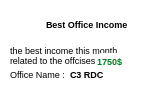
        <widget class="QWidget" name="chargeStatOffice_2" native="true">
         <property name="geometry">
          <rect>
           <x>70</x>
           <y>10</y>
           <width>141</width>
           <height>90</height>
          </rect>
         </property>
         <property name="styleSheet">
          <string notr="true">background-color:white;
border-radius:5px;</string>
         </property>
         <widget class="QLabel" name="label_29">
          <property name="geometry">
           <rect>
            <x>8</x>
            <y>6</y>
            <width>31</width>
            <height>31</height>
           </rect>
          </property>
          <property name="text">
           <string/>
          </property>
          <property name="pixmap">
           <pixmap resource="res.qrc">:/img/img/progress_icone.png</pixmap>
          </property>
         </widget>
         <widget class="QLabel" name="label_30">
          <property name="geometry">
           <rect>
            <x>46</x>
            <y>16</y>
            <width>101</width>
            <height>16</height>
           </rect>
          </property>
          <property name="font">
           <font>
            <pointsize>7</pointsize>
            <weight>75</weight>
            <bold>true</bold>
           </font>
          </property>
          <property name="styleSheet">
           <string notr="true">font-weight:bold;</string>
          </property>
          <property name="text">
           <string>Best Office Income</string>
          </property>
         </widget>
         <widget class="QLabel" name="label_59">
          <property name="geometry">
           <rect>
            <x>10</x>
            <y>45</y>
            <width>121</width>
            <height>21</height>
           </rect>
          </property>
          <property name="font">
           <font>
            <pointsize>7</pointsize>
           </font>
          </property>
          <property name="styleSheet">
           <string notr="true">font-weight:5px;</string>
          </property>
          <property name="text">
           <string>the best income this month related to the offcises is</string>
          </property>
          <property name="wordWrap">
           <bool>true</bool>
          </property>
         </widget>
         <widget class="QLabel" name="green_price_best">
          <property name="geometry">
           <rect>
            <x>97</x>
            <y>53</y>
            <width>31</width>
            <height>16</height>
           </rect>
          </property>
          <property name="font">
           <font>
            <pointsize>7</pointsize>
            <weight>75</weight>
            <bold>true</bold>
           </font>
          </property>
          <property name="styleSheet">
           <string notr="true">color:#007C23;</string>
          </property>
          <property name="text">
           <string>1750$</string>
          </property>
         </widget>
         <widget class="QLabel" name="label_61">
          <property name="geometry">
           <rect>
            <x>10</x>
            <y>66</y>
            <width>61</width>
            <height>16</height>
           </rect>
          </property>
          <property name="font">
           <font>
            <pointsize>7</pointsize>
           </font>
          </property>
          <property name="text">
           <string>Office Name :</string>
          </property>
         </widget>
         <widget class="QLabel" name="office_name_best1">
          <property name="geometry">
           <rect>
            <x>70</x>
            <y>66</y>
            <width>49</width>
            <height>16</height>
           </rect>
          </property>
          <property name="font">
           <font>
            <pointsize>7</pointsize>
            <weight>75</weight>
            <bold>true</bold>
           </font>
          </property>
          <property name="text">
           <string>C3 RDC</string>
          </property>
         </widget>
        </widget>
